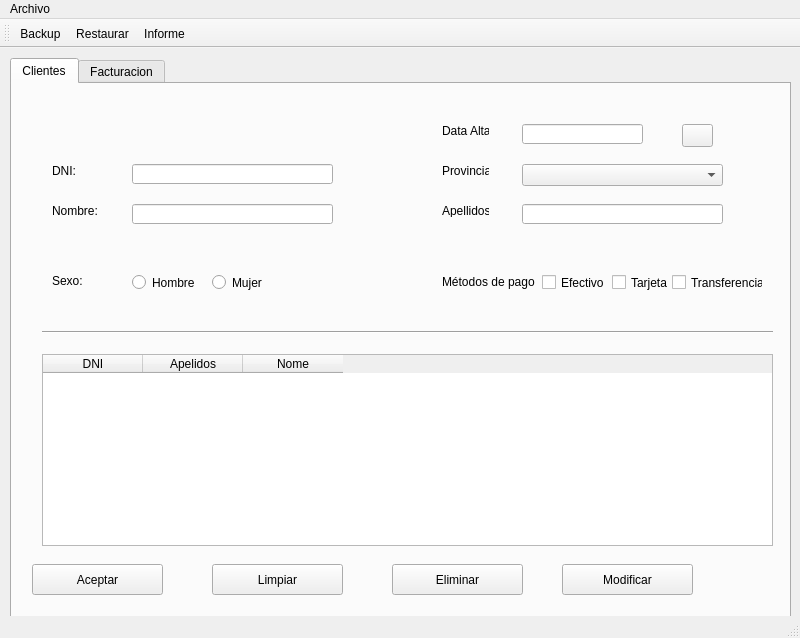
<?xml version="1.0" encoding="UTF-8"?>
<ui version="4.0">
 <class>MainWindow</class>
 <widget class="QMainWindow" name="MainWindow">
  <property name="geometry">
   <rect>
    <x>0</x>
    <y>0</y>
    <width>800</width>
    <height>638</height>
   </rect>
  </property>
  <property name="windowTitle">
   <string>MainWindow</string>
  </property>
  <widget class="QWidget" name="centralwidget">
   <widget class="QTabWidget" name="tabWidget">
    <property name="geometry">
     <rect>
      <x>10</x>
      <y>10</y>
      <width>781</width>
      <height>561</height>
     </rect>
    </property>
    <property name="currentIndex">
     <number>0</number>
    </property>
    <widget class="QWidget" name="tab_clientes">
     <attribute name="title">
      <string>Clientes</string>
     </attribute>
     <widget class="QRadioButton" name="rbtMujer">
      <property name="geometry">
       <rect>
        <x>200</x>
        <y>190</y>
        <width>82</width>
        <height>17</height>
       </rect>
      </property>
      <property name="text">
       <string>Mujer</string>
      </property>
     </widget>
     <widget class="QLabel" name="label_5">
      <property name="geometry">
       <rect>
        <x>430</x>
        <y>190</y>
        <width>111</width>
        <height>16</height>
       </rect>
      </property>
      <property name="text">
       <string>Métodos de pago</string>
      </property>
     </widget>
     <widget class="QPushButton" name="botCalendar">
      <property name="geometry">
       <rect>
        <x>670</x>
        <y>40</y>
        <width>31</width>
        <height>23</height>
       </rect>
      </property>
      <property name="text">
       <string/>
      </property>
      <property name="icon">
       <iconset>
        <normaloff>../../../Downloads/11181256.png</normaloff>../../../Downloads/11181256.png</iconset>
      </property>
     </widget>
     <widget class="QLineEdit" name="txtDniCli">
      <property name="geometry">
       <rect>
        <x>120</x>
        <y>80</y>
        <width>201</width>
        <height>20</height>
       </rect>
      </property>
     </widget>
     <widget class="QTableWidget" name="tablaClientes">
      <property name="geometry">
       <rect>
        <x>30</x>
        <y>270</y>
        <width>731</width>
        <height>192</height>
       </rect>
      </property>
      <column>
       <property name="text">
        <string>DNI</string>
       </property>
      </column>
      <column>
       <property name="text">
        <string>Apelidos</string>
       </property>
      </column>
      <column>
       <property name="text">
        <string>Nome</string>
       </property>
      </column>
     </widget>
     <widget class="QLineEdit" name="txtNombreCli">
      <property name="geometry">
       <rect>
        <x>120</x>
        <y>120</y>
        <width>201</width>
        <height>20</height>
       </rect>
      </property>
     </widget>
     <widget class="QLineEdit" name="txtFecha">
      <property name="geometry">
       <rect>
        <x>510</x>
        <y>40</y>
        <width>121</width>
        <height>20</height>
       </rect>
      </property>
     </widget>
     <widget class="QRadioButton" name="rbtHombre">
      <property name="geometry">
       <rect>
        <x>120</x>
        <y>190</y>
        <width>82</width>
        <height>17</height>
       </rect>
      </property>
      <property name="text">
       <string>Hombre</string>
      </property>
     </widget>
     <widget class="QLabel" name="label_3">
      <property name="geometry">
       <rect>
        <x>430</x>
        <y>120</y>
        <width>47</width>
        <height>13</height>
       </rect>
      </property>
      <property name="text">
       <string>Apellidos:</string>
      </property>
     </widget>
     <widget class="QCheckBox" name="cbTarjeta">
      <property name="geometry">
       <rect>
        <x>600</x>
        <y>190</y>
        <width>70</width>
        <height>17</height>
       </rect>
      </property>
      <property name="text">
       <string>Tarjeta</string>
      </property>
      <attribute name="buttonGroup">
       <string notr="true">buttonGroup</string>
      </attribute>
     </widget>
     <widget class="QCheckBox" name="cbTransferencia">
      <property name="geometry">
       <rect>
        <x>660</x>
        <y>190</y>
        <width>91</width>
        <height>17</height>
       </rect>
      </property>
      <property name="text">
       <string>Transferencia</string>
      </property>
      <attribute name="buttonGroup">
       <string notr="true">buttonGroup</string>
      </attribute>
     </widget>
     <widget class="QComboBox" name="comboBoxProvincias">
      <property name="geometry">
       <rect>
        <x>510</x>
        <y>80</y>
        <width>201</width>
        <height>22</height>
       </rect>
      </property>
     </widget>
     <widget class="QLabel" name="label_4">
      <property name="geometry">
       <rect>
        <x>40</x>
        <y>190</y>
        <width>47</width>
        <height>13</height>
       </rect>
      </property>
      <property name="text">
       <string>Sexo:</string>
      </property>
     </widget>
     <widget class="QLabel" name="label_6">
      <property name="geometry">
       <rect>
        <x>430</x>
        <y>80</y>
        <width>47</width>
        <height>13</height>
       </rect>
      </property>
      <property name="text">
       <string>Provincia:</string>
      </property>
     </widget>
     <widget class="QLabel" name="label">
      <property name="geometry">
       <rect>
        <x>40</x>
        <y>80</y>
        <width>47</width>
        <height>13</height>
       </rect>
      </property>
      <property name="text">
       <string>DNI:</string>
      </property>
     </widget>
     <widget class="Line" name="line">
      <property name="geometry">
       <rect>
        <x>30</x>
        <y>240</y>
        <width>731</width>
        <height>16</height>
       </rect>
      </property>
      <property name="orientation">
       <enum>Qt::Horizontal</enum>
      </property>
     </widget>
     <widget class="QPushButton" name="botAceptar">
      <property name="geometry">
       <rect>
        <x>20</x>
        <y>480</y>
        <width>131</width>
        <height>31</height>
       </rect>
      </property>
      <property name="text">
       <string>Aceptar</string>
      </property>
     </widget>
     <widget class="QLineEdit" name="txtApelidosCli">
      <property name="geometry">
       <rect>
        <x>510</x>
        <y>120</y>
        <width>201</width>
        <height>20</height>
       </rect>
      </property>
     </widget>
     <widget class="QLabel" name="label_7">
      <property name="geometry">
       <rect>
        <x>430</x>
        <y>40</y>
        <width>47</width>
        <height>13</height>
       </rect>
      </property>
      <property name="text">
       <string>Data Alta</string>
      </property>
     </widget>
     <widget class="QPushButton" name="botSalir">
      <property name="geometry">
       <rect>
        <x>200</x>
        <y>480</y>
        <width>131</width>
        <height>31</height>
       </rect>
      </property>
      <property name="text">
       <string>Limpiar</string>
      </property>
     </widget>
     <widget class="QLabel" name="label_2">
      <property name="geometry">
       <rect>
        <x>40</x>
        <y>120</y>
        <width>47</width>
        <height>13</height>
       </rect>
      </property>
      <property name="text">
       <string>Nombre:</string>
      </property>
     </widget>
     <widget class="QCheckBox" name="cbEfectivo">
      <property name="geometry">
       <rect>
        <x>530</x>
        <y>190</y>
        <width>70</width>
        <height>17</height>
       </rect>
      </property>
      <property name="text">
       <string>Efectivo</string>
      </property>
      <attribute name="buttonGroup">
       <string notr="true">buttonGroup</string>
      </attribute>
     </widget>
     <widget class="QPushButton" name="botBorrar">
      <property name="geometry">
       <rect>
        <x>380</x>
        <y>480</y>
        <width>131</width>
        <height>31</height>
       </rect>
      </property>
      <property name="text">
       <string>Eliminar</string>
      </property>
     </widget>
     <widget class="QPushButton" name="botModificar">
      <property name="geometry">
       <rect>
        <x>550</x>
        <y>480</y>
        <width>131</width>
        <height>31</height>
       </rect>
      </property>
      <property name="text">
       <string>Modificar</string>
      </property>
     </widget>
    </widget>
    <widget class="QWidget" name="tab_facturacion">
     <attribute name="title">
      <string>Facturacion</string>
     </attribute>
    </widget>
   </widget>
  </widget>
  <widget class="QMenuBar" name="menubar">
   <property name="geometry">
    <rect>
     <x>0</x>
     <y>0</y>
     <width>800</width>
     <height>21</height>
    </rect>
   </property>
   <widget class="QMenu" name="menuArchilo">
    <property name="title">
     <string>Archivo</string>
    </property>
    <addaction name="actionSalir"/>
   </widget>
   <addaction name="menuArchilo"/>
  </widget>
  <widget class="QStatusBar" name="statusbar"/>
  <widget class="QToolBar" name="toolBar">
   <property name="windowTitle">
    <string>toolBar</string>
   </property>
   <attribute name="toolBarArea">
    <enum>TopToolBarArea</enum>
   </attribute>
   <attribute name="toolBarBreak">
    <bool>false</bool>
   </attribute>
   <addaction name="actionBackup"/>
   <addaction name="actionRestaurar"/>
   <addaction name="actionInforme"/>
  </widget>
  <action name="actionSalir">
   <property name="text">
    <string>Salir</string>
   </property>
  </action>
  <action name="actionBackup">
   <property name="text">
    <string>Backup</string>
   </property>
  </action>
  <action name="actionRestaurar">
   <property name="text">
    <string>Restaurar</string>
   </property>
  </action>
  <action name="actionInforme">
   <property name="text">
    <string>Informe</string>
   </property>
  </action>
 </widget>
 <resources/>
 <connections/>
 <buttongroups>
  <buttongroup name="buttonGroup">
   <property name="exclusive">
    <bool>false</bool>
   </property>
  </buttongroup>
 </buttongroups>
</ui>
